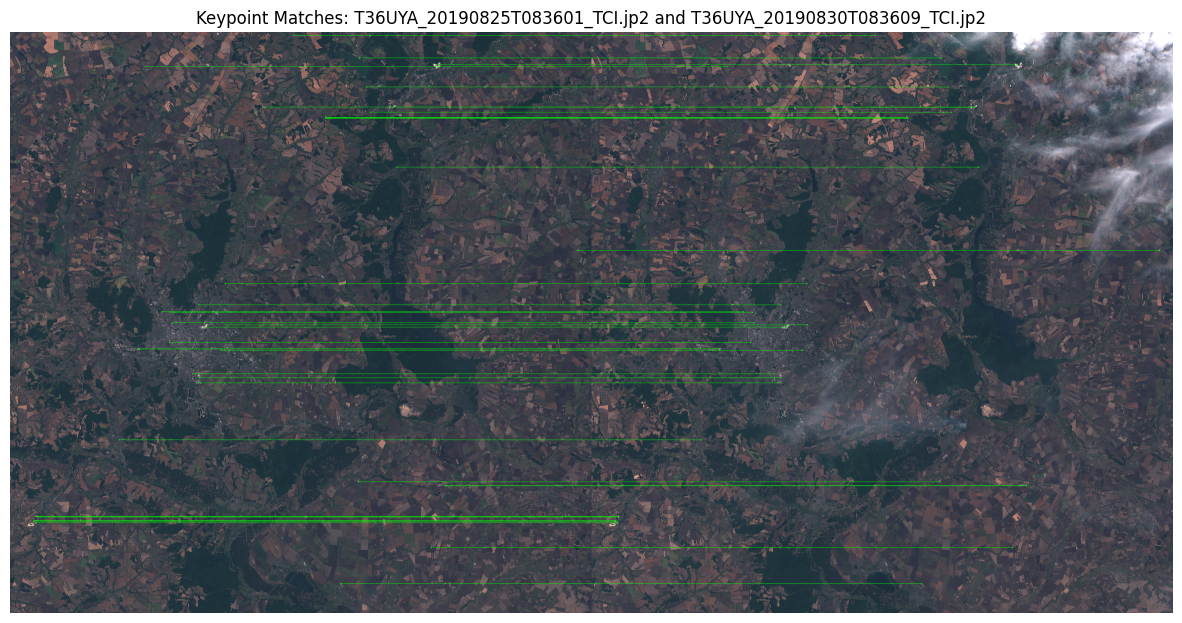
#> input picture images/img_2.png, 1182 x 623 px, given in place of g, which was not available
$ python -i image_processing.py   (imports and definitions only)
#> lines starting #> are read from the running program, lines starting #| are printed output that depends on the picture; pictures that were not available may be replaced by others from this repository, and a replacement may not be noted
import os
import cv2
import matplotlib.pyplot as plt
import numpy as np
import random

# Detect keypoints and descriptors using ORB
def detect_keypoints_and_descriptors(image_path):
    """
    Detects keypoints and computes descriptors for an input image using the ORB (Oriented FAST and Rotated BRIEF) algorithm.

    Parameters:
    ----------
    image_path : str
        Path to the input image file.

    Returns:
    -------
    image : numpy.ndarray
        The original image read in color (BGR format).
    keypoints : list of cv2.KeyPoint
        A list of detected keypoints in the image.
    descriptors : numpy.ndarray
        A numpy array of shape (n_keypoints, descriptor_length) containing the descriptors for the detected keypoints.
        If no keypoints are detected, this will be `None`.

    Example:
    --------
    >>> image, keypoints, descriptors = detect_keypoints_and_descriptors("example.jpg")
    >>> print(f"Number of keypoints detected: {len(keypoints)}")
    """
    image = cv2.imread(image_path, cv2.IMREAD_COLOR)
    if image is None:
        raise ValueError(f"Could not read the image from path: {image_path}")

    gray = cv2.cvtColor(image, cv2.COLOR_BGR2GRAY)
    orb = cv2.ORB_create()
    keypoints, descriptors = orb.detectAndCompute(gray, None)
    return image, keypoints, descriptors

# Custom visualization of matches with adjustable thickness
def draw_matches_custom(img1, kp1, img2, kp2, matches, thickness=2, color=(0, 255, 0)):
    """
    Draws keypoint matches between two images on a combined canvas with adjustable line thickness and color.

    Parameters:
    ----------
    img1 : numpy.ndarray
        The first input image (typically in BGR format).
    kp1 : list of cv2.KeyPoint
        Keypoints detected in the first image.
    img2 : numpy.ndarray
        The second input image (typically in BGR format).
    kp2 : list of cv2.KeyPoint
        Keypoints detected in the second image.
    matches : list of cv2.DMatch
        Matches between keypoints in the two images.
    thickness : int, optional
        Thickness of the lines and circles used to visualize the matches. Default is 2.
    color : tuple of int, optional
        Color of the lines and circles in BGR format. Default is (0, 255, 0) (green).

    Returns:
    -------
    canvas : numpy.ndarray
        A combined image showing both input images side-by-side with lines connecting the matched keypoints.

    Example:
    --------
    >>> canvas = draw_matches_custom(img1, kp1, img2, kp2, matches, thickness=3, color=(255, 0, 0))
    >>> plt.imshow(cv2.cvtColor(canvas, cv2.COLOR_BGR2RGB))
    >>> plt.axis("off")
    >>> plt.show()
    """
    # Create a blank canvas combining both images side-by-side
    h1, w1 = img1.shape[:2]
    h2, w2 = img2.shape[:2]
    canvas = np.zeros((max(h1, h2), w1 + w2, 3), dtype=np.uint8)
    canvas[:h1, :w1] = img1
    canvas[:h2, w1:] = img2

    # Draw the matches
    for match in matches:
        # Coordinates of matched points
        pt1 = (int(kp1[match.queryIdx].pt[0]), int(kp1[match.queryIdx].pt[1]))
        pt2 = (int(kp2[match.trainIdx].pt[0] + w1), int(kp2[match.trainIdx].pt[1]))

        # Draw connecting line and circles at the points
        cv2.line(canvas, pt1, pt2, color, thickness)
        cv2.circle(canvas, pt1, thickness * 2, color, -1)
        cv2.circle(canvas, pt2, thickness * 2, color, -1)

    return canvas

# Visualize matches for random pairs of images
def visualize_random_pairs(image_paths, num_pairs=3):
    """
    Visualizes matches for random pairs of images using the `match_and_visualize` function.

    Parameters:
    ----------
    image_paths : list of str
        A list of file paths to the images to be matched and visualized.
    num_pairs : int, optional
        The number of random pairs to visualize. Default is 3.

    Returns:
    -------
    None
        Displays the visualization of keypoint matches for the selected random pairs of images.

    Description:
    ------------
    1. Randomly selects `num_pairs` adjacent image pairs from the provided list of image paths.
    2. Calls the `match_and_visualize` function to process and visualize each pair.

    Example:
    --------
    >>> image_paths = ["img1.jpg", "img2.jpg", "img3.jpg", "img4.jpg"]
    >>> visualize_random_pairs(image_paths, num_pairs=2)
    """
    if len(image_paths) < 2:
        raise ValueError("The list of image paths must contain at least two images to form pairs.")

    if num_pairs > len(image_paths) - 1:
        raise ValueError(f"Cannot select {num_pairs} pairs from a list of {len(image_paths)} images. Reduce `num_pairs`.")

    # Select random adjacent pairs
    pairs = random.sample(list(zip(image_paths[:-1], image_paths[1:])), k=num_pairs)

    for img1_path, img2_path in pairs:
        print(f"Visualizing matches between: {os.path.basename(img1_path)} and {os.path.basename(img2_path)}")
        match_and_visualize(img1_path, img2_path)

# Match and visualize keypoints between two images
def match_and_visualize(img1_path, img2_path):
    """
    Matches and visualizes keypoints between two images using the ORB detector and BFMatcher.

    Parameters:
    ----------
    img1_path : str
        Path to the first input image.
    img2_path : str
        Path to the second input image.

    Returns:
    -------
    None
        The function does not return anything but displays a visualization of the keypoint matches.

    Description:
    ------------
    1. Detects keypoints and computes descriptors for two input images using ORB.
    2. Matches the descriptors using the BFMatcher with Hamming distance and cross-check enabled.
    3. Sorts matches by distance (better matches first).
    4. Visualizes the top 50 matches on a side-by-side canvas with customizable line thickness and color.
    5. Displays the resulting image with matplotlib.

    Example:
    --------
    >>> match_and_visualize("image1.jpg", "image2.jpg")

    Dependencies:
    --------------
    Requires the `detect_keypoints_and_descriptors` and `draw_matches_custom` functions to be defined in the same script.
    """
    # Detect keypoints and descriptors
    img1, kp1, des1 = detect_keypoints_and_descriptors(img1_path)
#> in detect_keypoints_and_descriptors, image is the input picture: shape (623, 1182, 3); mean B, G, R 88.4, 84.2, 78.3
#> in detect_keypoints_and_descriptors, `gray = cv2.cvtColor(image, cv2.COLOR_BGR2GRAY)`:
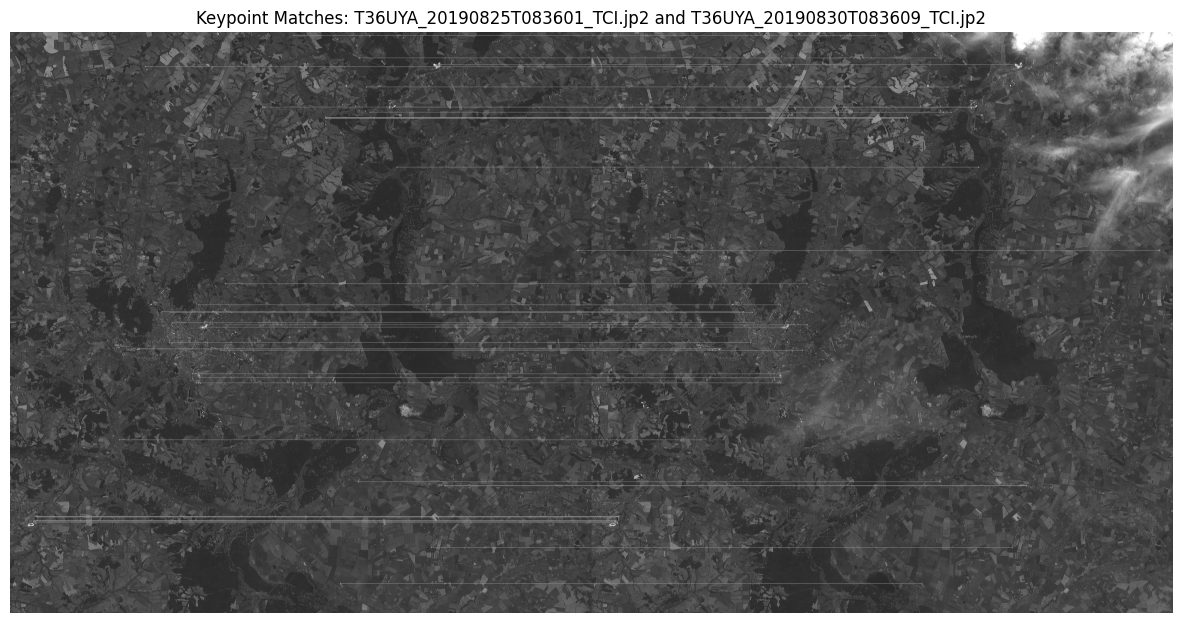
#> gray: shape (623, 1182); min 0, max 255, mean 82.9
#> in detect_keypoints_and_descriptors, `keypoints, descriptors = orb.detectAndCompute(gray, None)`: keypoints = 500 keypoints; strongest (x, y, size): (1011, 32, 31), (436, 63, 31), (1018, 63, 31), (1018, 67, 31)
    img2, kp2, des2 = detect_keypoints_and_descriptors(img2_path)

    # Check if descriptors are valid
    if des1 is None or des2 is None:
        raise ValueError("Descriptors could not be computed for one or both images. Please check the input images.")

    # Create a BFMatcher object
    bf = cv2.BFMatcher(cv2.NORM_HAMMING, crossCheck=True)

    # Match descriptors
    matches = bf.match(des1, des2)

    # Sort matches by distance (lower distance is better)
    matches = sorted(matches, key=lambda x: x.distance)

    # Draw the matches with thicker lines
    match_img = draw_matches_custom(img1, kp1, img2, kp2, matches[:50], thickness=5, color=(0, 255, 0))

    # Convert BGR to RGB for display
    match_img = cv2.cvtColor(match_img, cv2.COLOR_BGR2RGB)

    # Display the result
    plt.figure(figsize=(15, 10))
    plt.imshow(match_img)
    plt.axis("off")
    plt.title(f"Keypoint Matches: {os.path.basename(img1_path)} and {os.path.basename(img2_path)}")
    plt.show()

# [45 lines left out: function match_and_visualize_inference, not called in this run]

>>> result = visualize_random_pairs('../images/img_2.png')
#> in match_and_visualize, `img1, kp1, des1 = detect_keypoints_and_descriptors(img1_path)`: kp1 has the same summary as keypoints in detect_keypoints_and_descriptors
#> call 2 of detect_keypoints_and_descriptors, with image_path = '_'
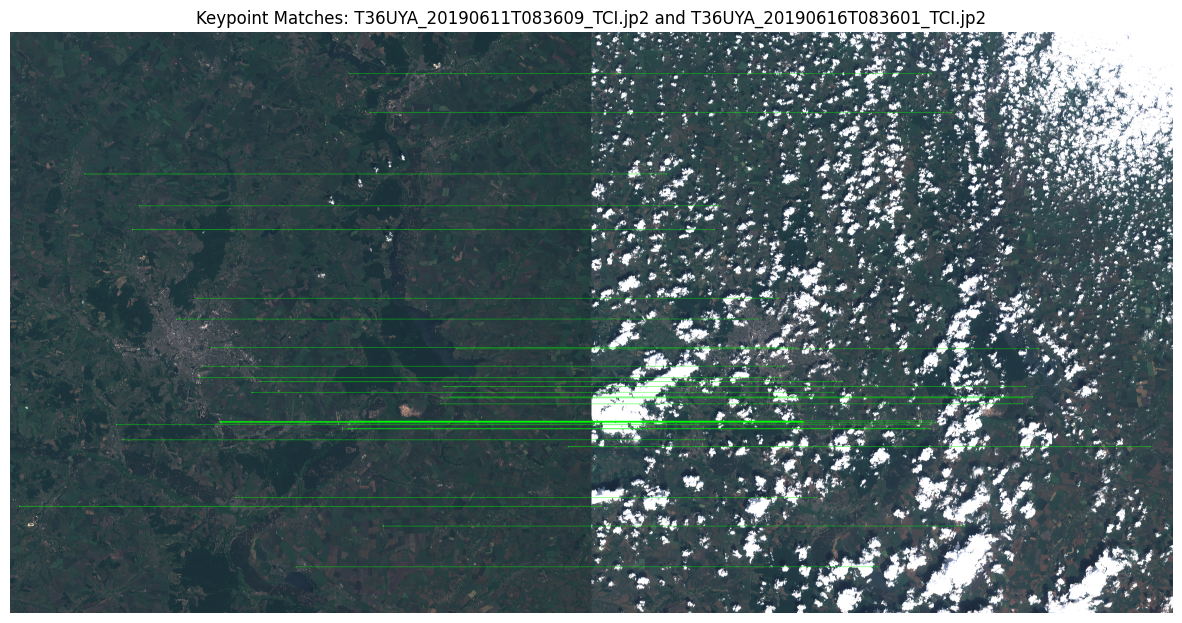
#> input picture images/img_1.png, 1182 x 623 px, given in place of _, which was not available
#> in detect_keypoints_and_descriptors, image is the input picture: shape (623, 1182, 3); mean B, G, R 100.1, 97.7, 80.9
#> in detect_keypoints_and_descriptors (call 2), `gray = cv2.cvtColor(image, cv2.COLOR_BGR2GRAY)`:
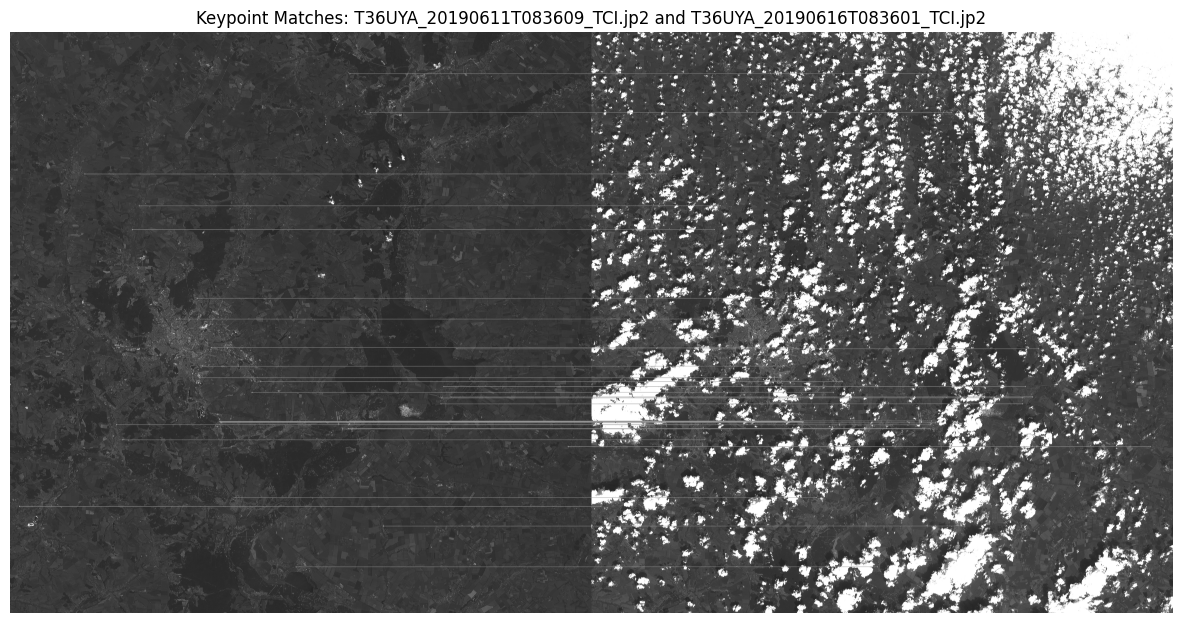
#> gray: shape (623, 1182); min 0, max 255, mean 92.9
#> in detect_keypoints_and_descriptors (call 2), `keypoints, descriptors = orb.detectAndCompute(gray, None)`: keypoints = 500 keypoints; strongest (x, y, size): (975, 178, 31), (970, 59, 31), (812, 87, 31), (1143, 232, 31)
#> in match_and_visualize, `img2, kp2, des2 = detect_keypoints_and_descriptors(img2_path)`: kp2 has the same summary as keypoints in detect_keypoints_and_descriptors
#> in match_and_visualize, `matches = bf.match(des1, des2)`: matches = 172 matches
#> in draw_matches_custom, `canvas[:h1, :w1] = img1`:
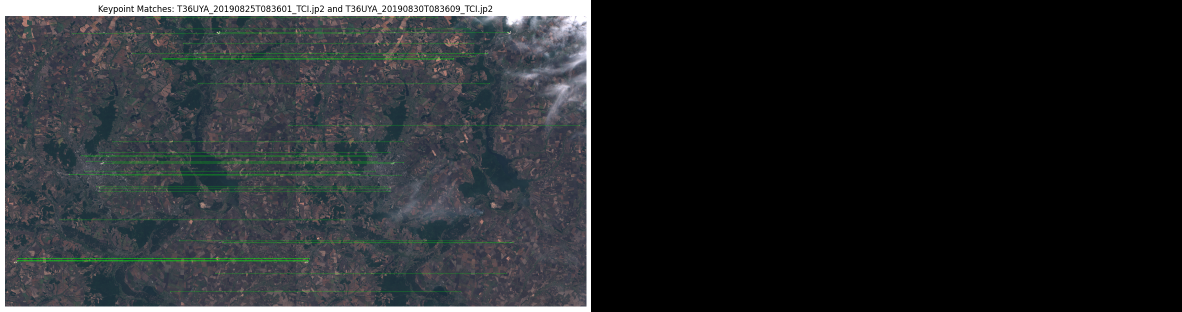
#> canvas: shape (623, 2364, 3) (shown at 1/2 size); mean B, G, R 44.2, 42.1, 39.2
#> in draw_matches_custom, `canvas[:h2, w1:] = img2`:
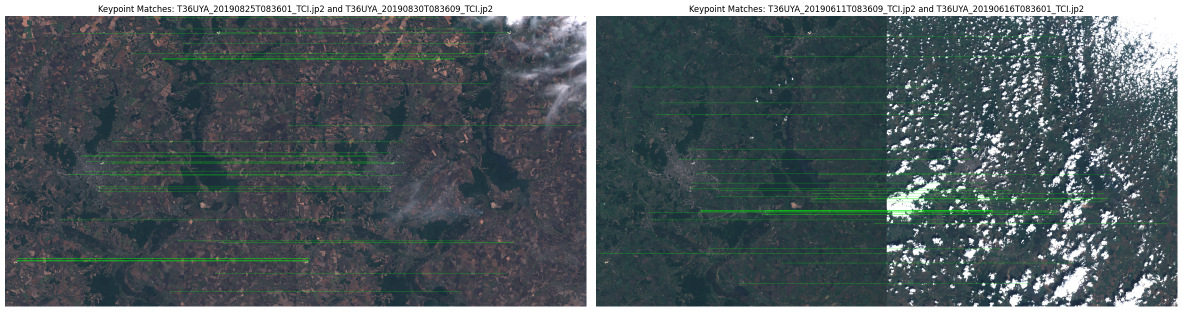
#> canvas: shape (623, 2364, 3) (shown at 1/2 size); mean B, G, R 94.3, 90.9, 79.6
#> the loop in draw_matches_custom, `for match in matches:` made 50 passes
#> (pt1, pt2) on passes 1 to 12: ((1137, 32), (2191, 32)), ((982, 407), (1866, 477)), ((1057, 140), (1844, 537)), ((1071, 164), (2131, 451)), ((610, 524), (1774, 492)), ((1092, 107), (2164, 302)), ((302, 72), (2176, 338)), ((891, 150), (2155, 259)), ((872, 121), (1985, 281)), ((99, 545), (2077, 514)), ((403, 406), (2214, 423)), ((804, 56), (2010, 183))
#> after the loop in draw_matches_custom, `for match in matches:`:
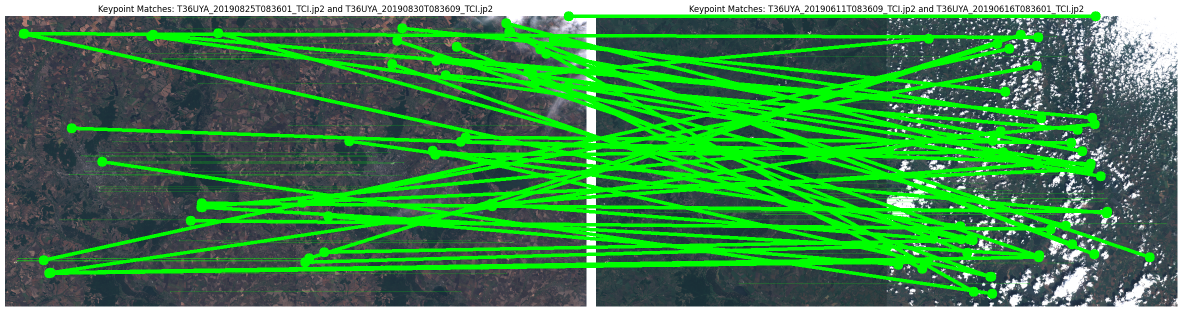
#> canvas: shape (623, 2364, 3) (shown at 1/2 size); mean B, G, R 73.1, 135.8, 62.8
#> (the run stopped early here; a loop or call above may not have finished)
